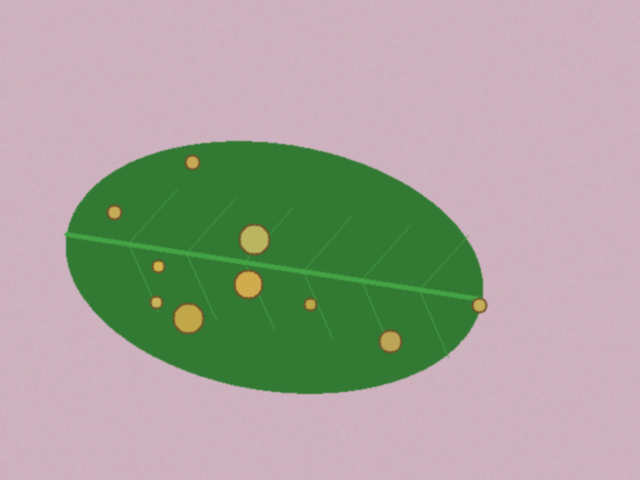
#> input picture teh_041.png, 640 x 480 px, found by its file name
$ jupyter execute --allow-errors B2_Citra_Warna.ipynb
#> lines starting #> are read from the running program, lines starting #| are printed output that depends on the picture; after the words box and inside, x2 and y2 are one past the last pixel; in counts of white or black regions, pixels touching at a corner belong together
### src/utils_cv.py
"""utils_cv.py: fungsi bantu yang dipakai ulang sepanjang semester."""
import cv2
import numpy as np
import matplotlib.pyplot as plt

def baca(path):
    """Membaca citra dan langsung memberi pesan jelas bila gagal."""
    img = cv2.imread(path)
    if img is None:
        raise FileNotFoundError(f"Citra tidak ditemukan: {path}")
    return img

def tampil(daftar, judul, baris=1, ukuran=(14, 4)):
    """Menampilkan beberapa citra berdampingan. Citra 3 kanal dianggap BGR."""
    kolom = int(np.ceil(len(daftar) / baris))
    plt.figure(figsize=ukuran)
    for i, (im, jd) in enumerate(zip(daftar, judul)):
        plt.subplot(baris, kolom, i + 1)
        if im.ndim == 3:
            plt.imshow(cv2.cvtColor(im, cv2.COLOR_BGR2RGB))
        else:
            plt.imshow(im, cmap="gray", vmin=0, vmax=255)
        plt.title(jd)
        plt.axis("off")
    plt.tight_layout()

def kontras_bercak(kanal, mask_daun, mask_bercak):
    """KB = |rerata bercak - rerata daun sehat| / simpangan baku daun sehat.
    Makin besar KB, makin mudah bercak dipisahkan dari daun sehat."""
    k = kanal.astype(np.float64)
    sehat = (mask_daun > 0) & (mask_bercak == 0)
    bercak = mask_bercak > 0
    if bercak.sum() == 0:
        return float("nan")
    return abs(k[bercak].mean() - k[sehat].mean()) / (k[sehat].std() + 1e-6)

# [7 lines left out: function statistik, not called in this run]

### notebook/B2_Citra_Warna.ipynb
<a href="https://colab.research.google.com/github/syifaST/simuteh--2330511062-/blob/main/notebook/B2_Citra_Warna.ipynb" target="_parent"></a>

[cell 1]
import os, sys
REPO = "https://github.com/syifaST/simuteh--2330511062-.git"

if not os.path.exists("/content/simuteh"):
    !git clone {REPO} /content/simuteh
os.chdir("/content/simuteh")

for f in ["notebook", "hasil", "laporan"]:
    os.makedirs(f, exist_ok=True)

# buat ulang dataset kalau ada folder atau label.csv yang kurang
perlu = ["citra", "bersih", "mask_daun", "mask_bercak"]
if (not all(os.path.exists(f"data/sintetis/{d}") for d in perlu)
        or not os.path.exists("data/sintetis/label.csv")):
    !python src/buat_dataset_sintetis.py

os.chdir("/content/simuteh/notebook")
sys.path.append("../src")

print("Folder kerja:", os.getcwd())
print("Jumlah citra:", len(os.listdir("../data/sintetis/citra")))
print("Jumlah bersih:", len(os.listdir("../data/sintetis/bersih")))
print("Ada label.csv:", os.path.exists("../data/sintetis/label.csv"))
print("Isi src:", os.listdir("../src"))

# **2.3**

[cell 2]
import cv2, numpy as np

bercak_rgb = (196, 178, 86)
daun_rgb = (52, 136, 60)
px = np.array([[bercak_rgb[::-1], daun_rgb[::-1]]], dtype=np.uint8)  # ke BGR

gray = cv2.cvtColor(px, cv2.COLOR_BGR2GRAY)
hsv = cv2.cvtColor(px, cv2.COLOR_BGR2HSV)
print("Gray bercak, daun:", gray[0, 0], gray[0, 1],
      "| selisih:", int(gray[0, 0]) - int(gray[0, 1]))
print("Hue bercak, daun:", hsv[0, 0, 0], hsv[0, 1, 0])

[cell 3]
import cv2
from utils_cv import baca, tampil, kontras_bercak
import matplotlib.pyplot as plt

nama = "teh_041.png"                 # kelas berat, kondisi normal
img = baca(f"../data/sintetis/citra/{nama}")
#> in baca, img is the input picture: shape (480, 640, 3); mean B, G, R 153.8, 163.1, 165.8
md = cv2.imread(f"../data/sintetis/mask_daun/{nama}", 0)
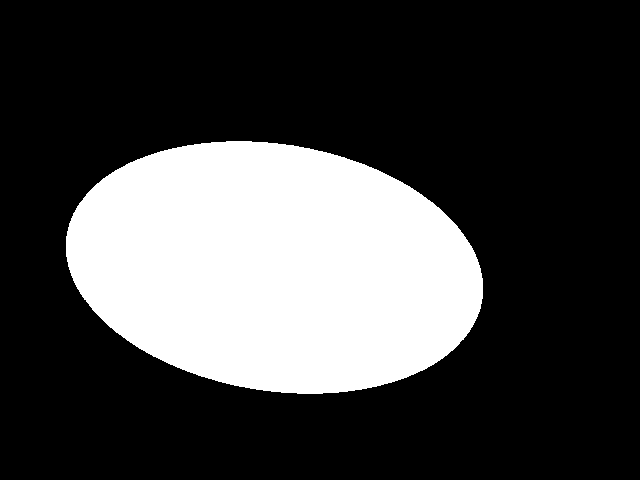
#> input picture data/sintetis/mask_daun/teh_041.png, 640 x 480 px
#> md: shape (480, 640); 26.5% white; 1 white region, box (x1, y1, x2, y2) and area: (66, 141, 483, 394) 81558
mb = cv2.imread(f"../data/sintetis/mask_bercak/{nama}", 0)
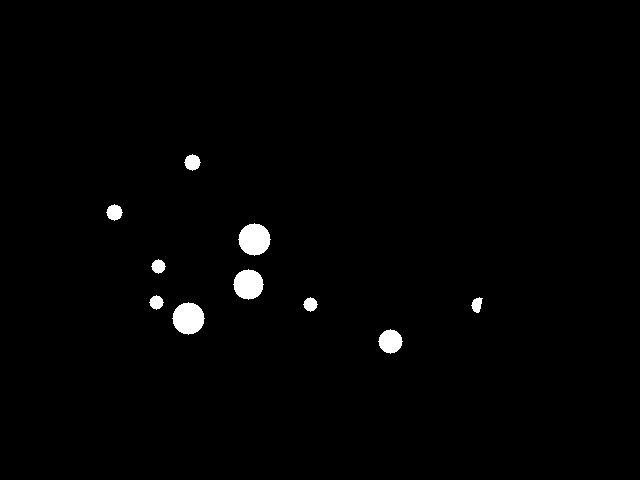
#> input picture data/sintetis/mask_bercak/teh_041.png, 640 x 480 px
#> mb: shape (480, 640); 1.2% white; 10 white regions, largest, box (x1, y1, x2, y2) and area: (238, 223, 271, 256) 797, (172, 302, 205, 335) 797, (233, 269, 264, 300) 709

gray = cv2.cvtColor(img, cv2.COLOR_BGR2GRAY)
hsv = cv2.cvtColor(img, cv2.COLOR_BGR2HSV)
#> hsv: shape (480, 640, 3); mean H, S, V 137, 65, 183.9
b, g, r = cv2.split(img)
h, s, v = cv2.split(hsv)
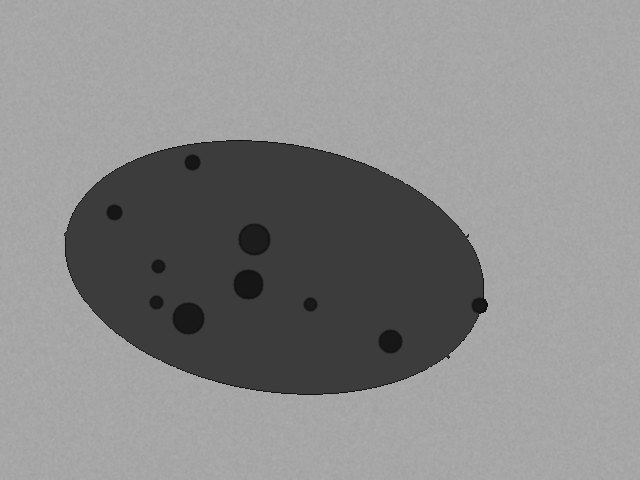
#> h: shape (480, 640); min 0, max 178, mean 137
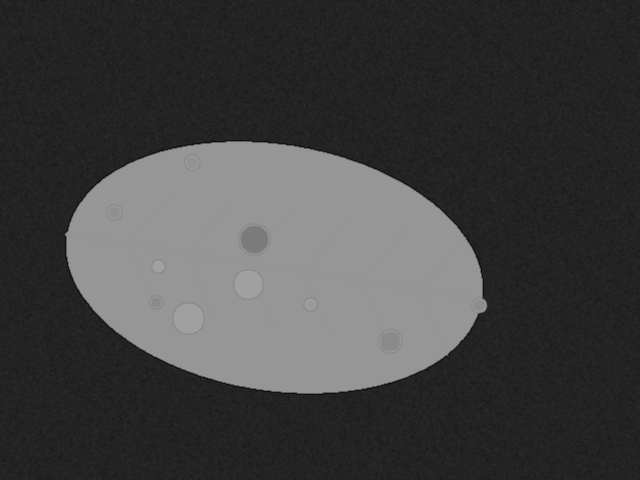
#> s: shape (480, 640); min 8, max 162, mean 65
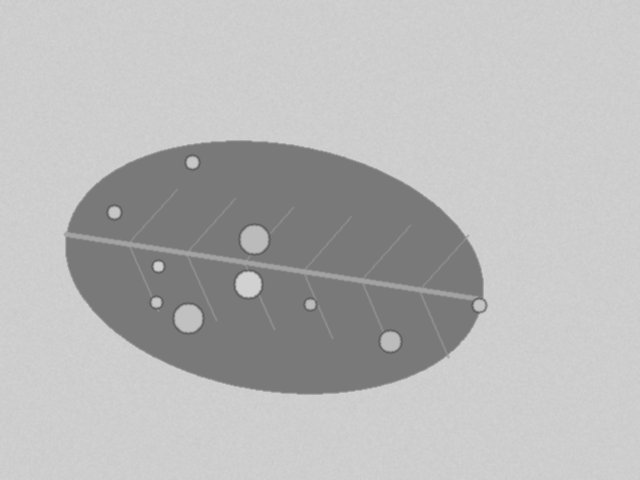
#> v: shape (480, 640); min 93, max 211, mean 183.9
kanal = {"B": b, "G": g, "R": r, "Gray": gray, "H": h, "S": s, "V": v}

tampil([img] + list(kanal.values()), ["Asli"] + list(kanal.keys()),
       baris=2, ukuran=(14, 6))
#> in tampil, `kolom = int(np.ceil(len(daftar) / baris))`: kolom = 4
#> the loop in tampil, `for i, (im, jd) in enumerate(zip(daftar, judul)):` made 8 passes
#> jd on passes 1 to 8: 'Asli', 'B', 'G', 'R', 'Gray', 'H', 'S', 'V'
for nm, c in kanal.items():
    print(f"KB kanal {nm:4s}: {kontras_bercak(c, md, mb):.2f}")
#> this loop made 7 passes
#| KB kanal B   : 3.83
#| KB kanal G   : 3.65
#| KB kanal R   : 20.89
#| KB kanal Gray: 9.15
#| KB kanal H   : 42.26
#| KB kanal S   : 0.35
#| KB kanal V   : 6.80
#> pass 1, in kontras_bercak, `sehat = (mask_daun > 0) & (mask_bercak == 0)`:
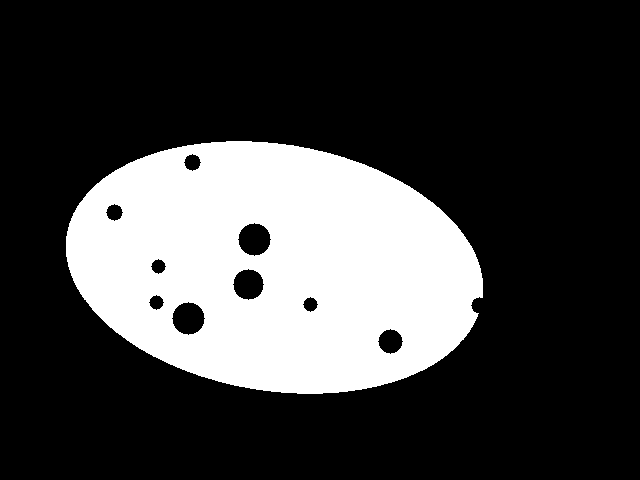
#> sehat: shape (480, 640) bool; 25.3% white; 1 white region, box (x1, y1, x2, y2) and area: (66, 141, 483, 394) 77850

# **2.4**

[cell 4]
# sampling: perkecil lalu perbesar kembali ke ukuran semula
hasil_sampling = []
for fx in [0.5, 0.2, 0.1, 0.05]:
    kecil = cv2.resize(gray, None, fx=fx, fy=fx, interpolation=cv2.INTER_AREA)
    besar = cv2.resize(kecil, gray.shape[::-1], interpolation=cv2.INTER_NEAREST)
    print(f"fx={fx}: ukuran {kecil.shape}, KB={kontras_bercak(besar, md, mb):.2f}")
    hasil_sampling.append(besar)
#> this loop made 4 passes
#| fx=0.5: ukuran (240, 320), KB=8.11
#| fx=0.2: ukuran (96, 128), KB=6.01
#| fx=0.1: ukuran (48, 64), KB=3.79
#| fx=0.05: ukuran (24, 32), KB=1.72
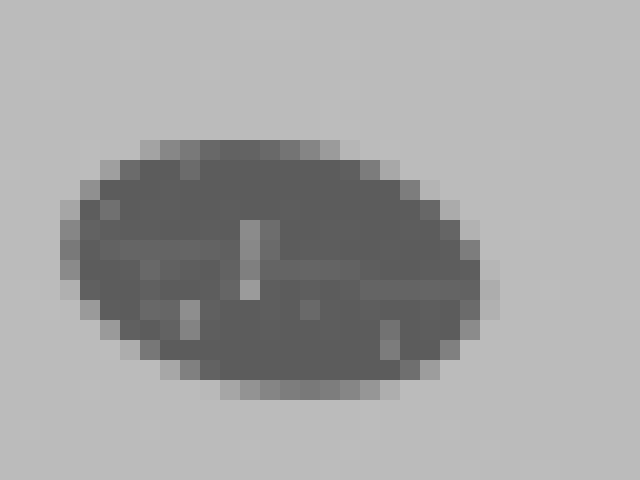
#> besar: shape (480, 640); min 92, max 188, mean 162.7
#> after the loop, hasil_sampling = 4 items

tampil([gray] + hasil_sampling,
       ["asli", "fx=0.5", "fx=0.2", "fx=0.1", "fx=0.05"], ukuran=(15, 3))
#> the loop in tampil (call 2), `for i, (im, jd) in enumerate(zip(daftar, judul)):` made 5 passes
#> jd on passes 1 to 5: 'asli', 'fx=0.5', 'fx=0.2', 'fx=0.1', 'fx=0.05'
plt.savefig("../hasil/b2_sampling.png"); plt.show()
#> after `plt.savefig('../hasil/b2_sampling.png')`:
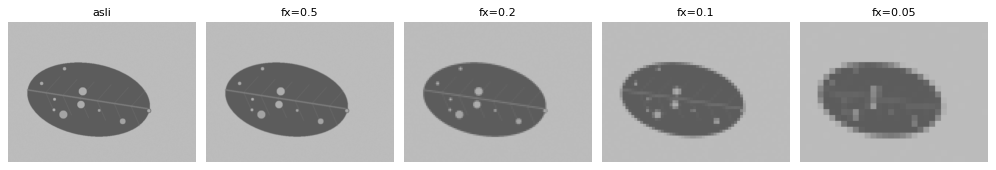
#> figure drawn by matplotlib, 5 panels

# kuantisasi: sisakan k bit
hasil_kuant = []
for k in [1, 2, 3, 4, 8]:
    langkah = 256 // (2 ** k)
    kuant = (gray // langkah) * langkah
    print(f"k={k}: {len(np.unique(kuant))} level, "
          f"KB={kontras_bercak(kuant, md, mb):.2f}")
    hasil_kuant.append(kuant)
#> this loop made 5 passes
#| k=1: 2 level, KB=65.33
#| k=2: 2 level, KB=65.33
#| k=3: 4 level, KB=7.60
#| k=4: 7 level, KB=8.28
#| k=8: 100 level, KB=9.15
#> pass 1, `kuant = (gray // langkah) * langkah`:
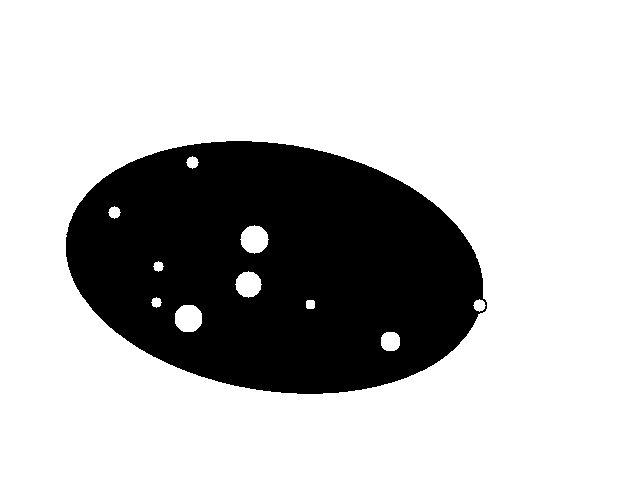
#> kuant: shape (480, 640); values 0 (black) and 128 (white), 74.3% white; 1 black region, box (x1, y1, x2, y2) and area: (66, 141, 487, 394) 78981
#> after the loop, hasil_kuant = 5 items

tampil(hasil_kuant, [f"{k} bit" for k in [1, 2, 3, 4, 8]], ukuran=(15, 3))
plt.savefig("../hasil/b2_kuantisasi.png"); plt.show()
#> after `plt.savefig('../hasil/b2_kuantisasi.png')`:
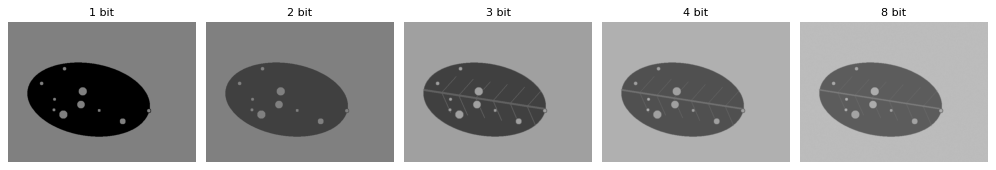
#> figure drawn by matplotlib, 5 panels
